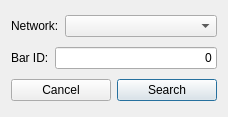
<?xml version="1.0" encoding="UTF-8"?>
<ui version="4.0">
 <class>SearchBar</class>
 <widget class="QDialog" name="SearchBar">
  <property name="geometry">
   <rect>
    <x>0</x>
    <y>0</y>
    <width>228</width>
    <height>117</height>
   </rect>
  </property>
  <property name="windowTitle">
   <string>Dialog</string>
  </property>
  <layout class="QGridLayout" name="gridLayout">
   <item row="0" column="0">
    <layout class="QHBoxLayout" name="horizontalLayout_2">
     <item>
      <widget class="QLabel" name="label">
       <property name="text">
        <string>Network:</string>
       </property>
      </widget>
     </item>
     <item>
      <widget class="QComboBox" name="networks">
       <property name="sizePolicy">
        <sizepolicy hsizetype="Expanding" vsizetype="Fixed">
         <horstretch>0</horstretch>
         <verstretch>0</verstretch>
        </sizepolicy>
       </property>
       <property name="toolTip">
        <string>Select network</string>
       </property>
       <property name="toolTipDuration">
        <number>3</number>
       </property>
      </widget>
     </item>
    </layout>
   </item>
   <item row="1" column="0">
    <layout class="QHBoxLayout" name="horizontalLayout_3">
     <item>
      <widget class="QLabel" name="label_2">
       <property name="text">
        <string>Bar ID:</string>
       </property>
      </widget>
     </item>
     <item>
      <widget class="QLineEdit" name="id">
       <property name="toolTip">
        <string>Bar to be searched</string>
       </property>
       <property name="toolTipDuration">
        <number>3</number>
       </property>
       <property name="text">
        <string>0</string>
       </property>
       <property name="alignment">
        <set>Qt::AlignRight|Qt::AlignTrailing|Qt::AlignVCenter</set>
       </property>
      </widget>
     </item>
    </layout>
   </item>
   <item row="2" column="0">
    <layout class="QHBoxLayout" name="horizontalLayout">
     <item>
      <widget class="QPushButton" name="cancel">
       <property name="text">
        <string>Cancel</string>
       </property>
       <property name="autoDefault">
        <bool>false</bool>
       </property>
      </widget>
     </item>
     <item>
      <widget class="QPushButton" name="search">
       <property name="text">
        <string>Search</string>
       </property>
       <property name="default">
        <bool>true</bool>
       </property>
      </widget>
     </item>
    </layout>
   </item>
  </layout>
 </widget>
 <resources/>
 <connections/>
</ui>
